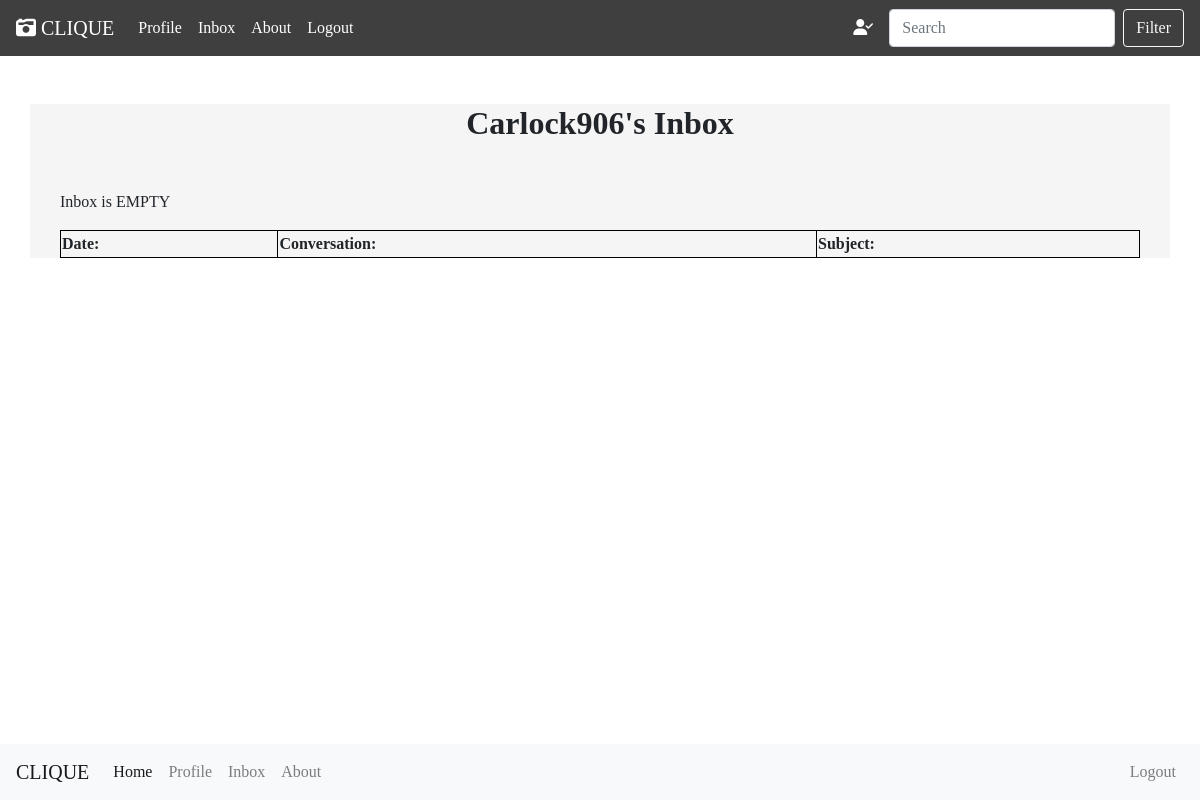
/inbox/ (signed in), run on an earlier commit of the app's database.
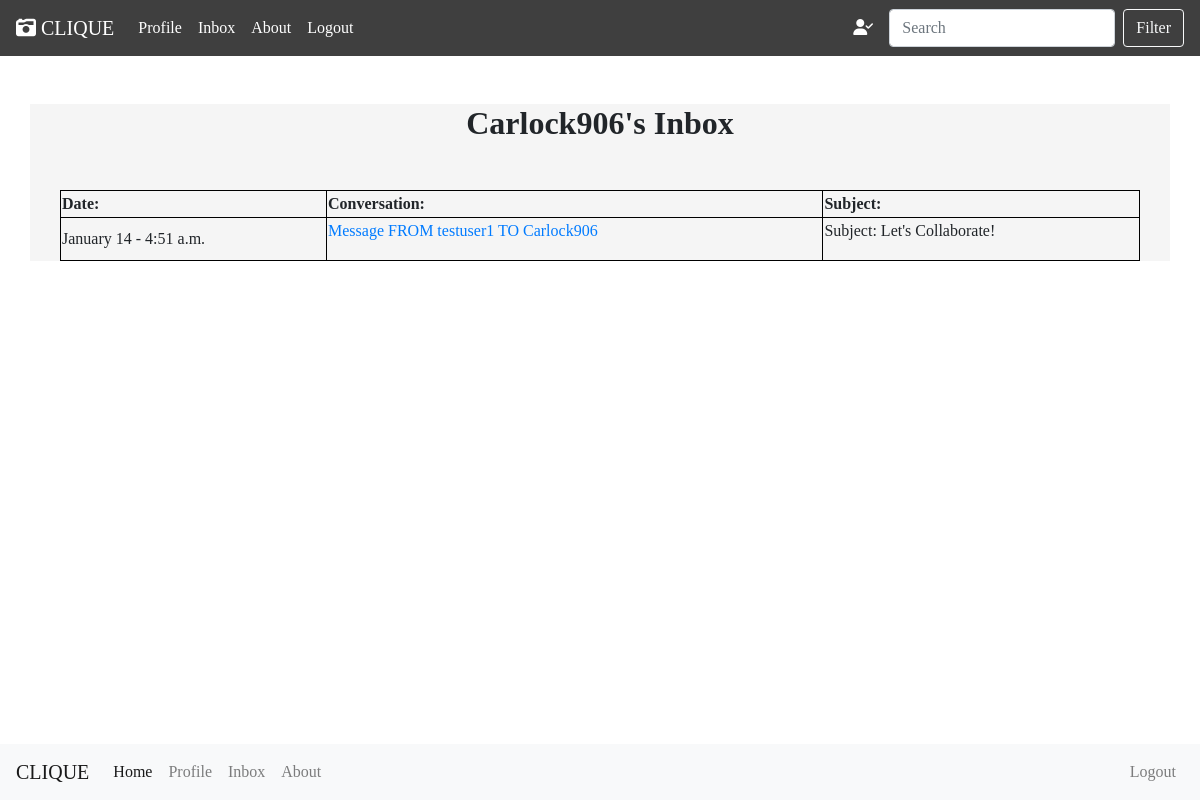
And on a later commit of the database.
### inboxApp/models.py (models this page shows)
class InboxDB(models.Model):
    sender = models.ForeignKey(CustomUser, related_name='sender', on_delete=models.CASCADE, null=True)
    receiver = models.ForeignKey(CustomUser, related_name='receiver', on_delete=models.CASCADE, null=True)
    subject = models.CharField(max_length=100, default="Let's Collaborate!", blank=True, null=True)
    body = models.CharField(max_length=1000, default='', blank=True, null=True)
    sent_date = models.DateTimeField(auto_now_add=True)
    class Meta:
        verbose_name_plural = "User Inboxes"
    def __str__(self):
        if self.sender == self.sender:
            return f"Message FROM {self.sender} TO {self.receiver}"
        elif self.receiver == self.receiver:
            return f"Message TO {self.sender} FROM {self.receiver}"

### users/models.py (models this page shows)
class CustomUser(AbstractUser):
    pass
    def __str__(self):
        return self.username

### inboxApp/views.py (the view)
# urls.py: path('', views.user_inbox, name='user-inbox'),
@login_required
def user_inbox(request):
    user_id = request.user.id
    if request.method == "GET":
        context = {
            'message': InboxDB.objects.filter(sender=user_id),
            'message': InboxDB.objects.filter(receiver=user_id), # I DONT NEED THIS, BECAUSE NAY POST DIRECTED TO ME SHOULD BE THE SAME
        }
        return render(request, 'inbox/user_inbox_list.html', context)
    elif request.method == "POST": # OTHER THINGS
        return render(request, 'inbox/user_inbox_list.html', context)

### templates/inbox/user_inbox_list.html (shortened to what this page needs)
{% extends 'base.html' %}
{% block content %}
    <div class="container text-center mt-5">
        <h2><b>{{ user }}'s Inbox</b></h2>
    </div>
    {% if user.is_authenticated %}
        <div class="container-fluid mt-5 mb-5">
            <table style="width:100%">
                <tr>
                    <th>Date:</th>
                    <th>Conversation:</th>
                    <th>Subject:</th>
                </tr>
                {% for msg in message %}
                    <tr>
                        <td>{{ msg.sent_date | date:"F d" }} - {{ msg.sent_date.time }}</td>
                        <td><p><a href="{% url 'user-msg' msg.id %}">{{ msg }}</a></p></td>
                        <td><p>Subject: {{ msg.subject }}</p></td>
                    </tr>
                {% empty %}
                    <p>Inbox is EMPTY</p>
                {% endfor %}
            </table>
        </div>
    {% endif %}
{% endblock %}

What changed in the data, as far as the page shows it:
added InboxDB: sent_date "January 14", sent_date.time "4:51 a.m.", sender+receiver "Message FROM testuser1 TO Carlock906", subject "Let's Collaborate!"
Also different on the page:
text no longer shown: "Inbox is EMPTY"
